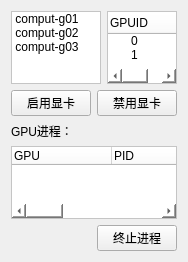
                  <widget class="QWidget" name="scrollAreaWidgetContents_8">
                   <property name="geometry">
                    <rect>
                     <x>0</x>
                     <y>0</y>
                     <width>187</width>
                     <height>262</height>
                    </rect>
                   </property>
                   <layout class="QVBoxLayout" name="verticalLayout_27">
                    <item>
                     <layout class="QHBoxLayout" name="horizontalLayout_56">
                      <item>
                       <widget class="QListWidget" name="listWidget">
                        <property name="sizePolicy">
                         <sizepolicy hsizetype="Fixed" vsizetype="Expanding">
                          <horstretch>0</horstretch>
                          <verstretch>0</verstretch>
                         </sizepolicy>
                        </property>
                        <property name="minimumSize">
                         <size>
                          <width>90</width>
                          <height>0</height>
                         </size>
                        </property>
                        <property name="maximumSize">
                         <size>
                          <width>90</width>
                          <height>16777215</height>
                         </size>
                        </property>
                        <property name="styleSheet">
                         <string notr="true">background-color: rgb(255, 255, 255);</string>
                        </property>
                        <property name="flow">
                         <enum>QListView::TopToBottom</enum>
                        </property>
                        <property name="viewMode">
                         <enum>QListView::IconMode</enum>
                        </property>
                        <item>
                         <property name="text">
                          <string>comput-g01</string>
                         </property>
                        </item>
                        <item>
                         <property name="text">
                          <string>comput-g02</string>
                         </property>
                        </item>
                        <item>
                         <property name="text">
                          <string>comput-g03</string>
                         </property>
                        </item>
                       </widget>
                      </item>
                      <item>
                       <widget class="QTreeWidget" name="treeWidget_2">
                        <property name="styleSheet">
                         <string notr="true">background-color: rgb(255, 255, 255);</string>
                        </property>
                        <column>
                         <property name="text">
                          <string>GPUID</string>
                         </property>
                        </column>
                        <column>
                         <property name="text">
                          <string>风扇转速</string>
                         </property>
                        </column>
                        <column>
                         <property name="text">
                          <string>GPU型号</string>
                         </property>
                        </column>
                        <column>
                         <property name="text">
                          <string>温度</string>
                         </property>
                        </column>
                        <column>
                         <property name="text">
                          <string>power：usage/capacity</string>
                         </property>
                        </column>
                        <column>
                         <property name="text">
                          <string>内存使用</string>
                         </property>
                        </column>
                        <item>
                         <property name="text">
                          <string>0</string>
                         </property>
                         <property name="text">
                          <string>38%</string>
                         </property>
                         <property name="text">
                          <string>GP100</string>
                         </property>
                         <property name="text">
                          <string>55</string>
                         </property>
                         <property name="text">
                          <string>23/235</string>
                         </property>
                         <property name="text">
                          <string/>
                         </property>
                        </item>
                        <item>
                         <property name="text">
                          <string>1</string>
                         </property>
                         <property name="text">
                          <string>44%</string>
                         </property>
                         <property name="text">
                          <string>GP100</string>
                         </property>
                         <property name="text">
                          <string>55</string>
                         </property>
                         <property name="text">
                          <string>23/235</string>
                         </property>
                        </item>
                       </widget>
                      </item>
                     </layout>
                    </item>
                    <item>
                     <layout class="QHBoxLayout" name="horizontalLayout_61">
                      <item>
                       <spacer name="horizontalSpacer_7">
                        <property name="orientation">
                         <enum>Qt::Horizontal</enum>
                        </property>
                        <property name="sizeHint" stdset="0">
                         <size>
                          <width>40</width>
                          <height>20</height>
                         </size>
                        </property>
                       </spacer>
                      </item>
                      <item>
                       <widget class="QPushButton" name="pushButton_6">
                        <property name="sizePolicy">
                         <sizepolicy hsizetype="Fixed" vsizetype="Fixed">
                          <horstretch>0</horstretch>
                          <verstretch>0</verstretch>
                         </sizepolicy>
                        </property>
                        <property name="text">
                         <string>启用显卡</string>
                        </property>
                       </widget>
                      </item>
                      <item>
                       <widget class="QPushButton" name="pushButton_5">
                        <property name="sizePolicy">
                         <sizepolicy hsizetype="Fixed" vsizetype="Fixed">
                          <horstretch>0</horstretch>
                          <verstretch>0</verstretch>
                         </sizepolicy>
                        </property>
                        <property name="text">
                         <string>禁用显卡</string>
                        </property>
                       </widget>
                      </item>
                     </layout>
                    </item>
                    <item>
                     <layout class="QVBoxLayout" name="verticalLayout_57">
                      <item>
                       <widget class="QLabel" name="label_28">
                        <property name="text">
                         <string>GPU进程：</string>
                        </property>
                       </widget>
                      </item>
                      <item>
                       <widget class="QTreeWidget" name="treeWidget_3">
                        <property name="styleSheet">
                         <string notr="true">background-color: rgb(255, 255, 255);</string>
                        </property>
                        <column>
                         <property name="text">
                          <string>GPU</string>
                         </property>
                        </column>
                        <column>
                         <property name="text">
                          <string>PID</string>
                         </property>
                        </column>
                        <column>
                         <property name="text">
                          <string>Type</string>
                         </property>
                        </column>
                        <column>
                         <property name="text">
                          <string>Process</string>
                         </property>
                        </column>
                        <column>
                         <property name="text">
                          <string>Name</string>
                         </property>
                        </column>
                        <column>
                         <property name="text">
                          <string>Memory_Usage</string>
                         </property>
                        </column>
                       </widget>
                      </item>
                      <item>
                       <widget class="QPushButton" name="pushButton_2">
                        <property name="sizePolicy">
                         <sizepolicy hsizetype="Fixed" vsizetype="Fixed">
                          <horstretch>0</horstretch>
                          <verstretch>0</verstretch>
                         </sizepolicy>
                        </property>
                        <property name="layoutDirection">
                         <enum>Qt::RightToLeft</enum>
                        </property>
                        <property name="text">
                         <string>终止进程</string>
                        </property>
                       </widget>
                      </item>
                     </layout>
                    </item>
                   </layout>
                  </widget>
